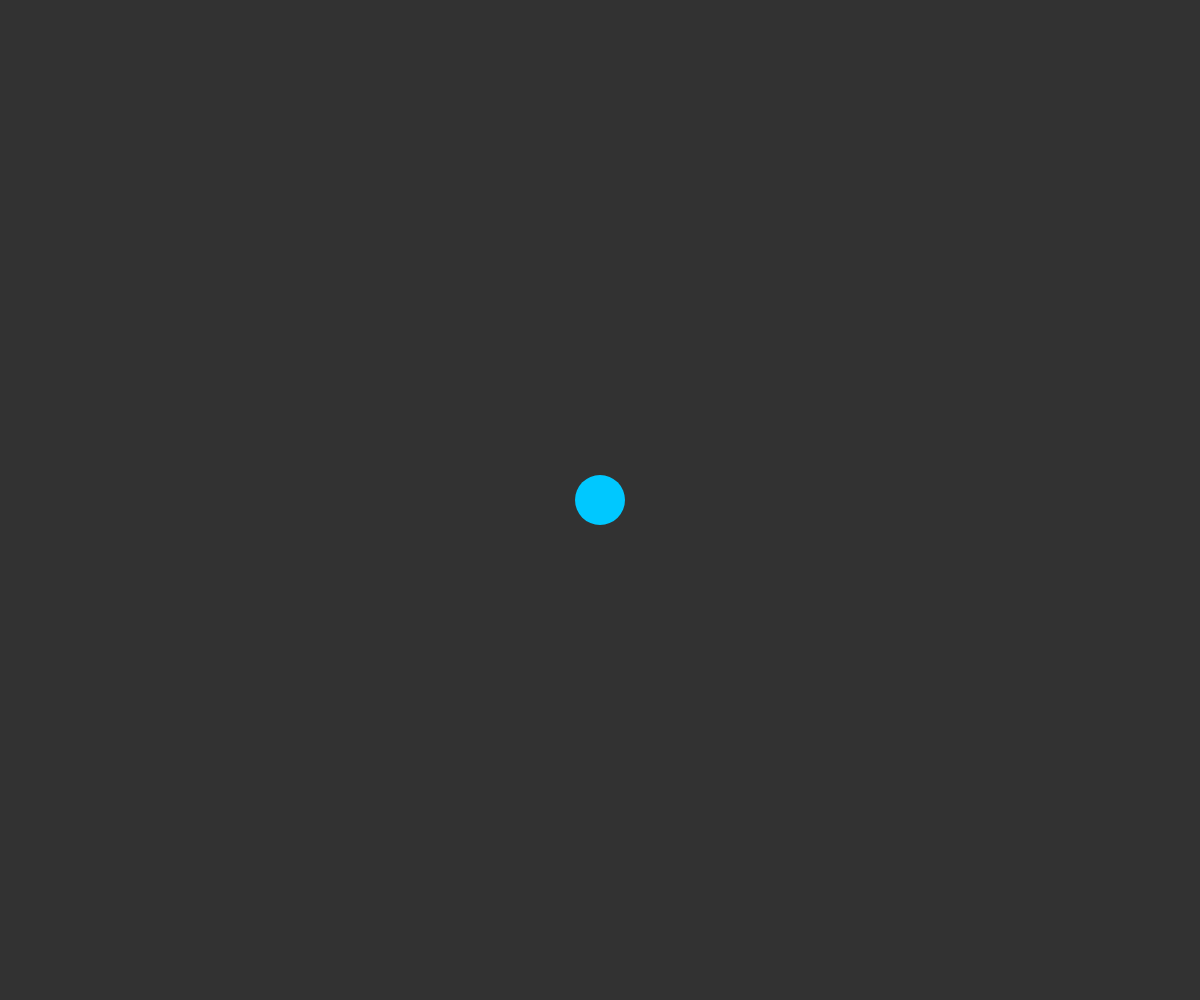
Frame 1 (no input)
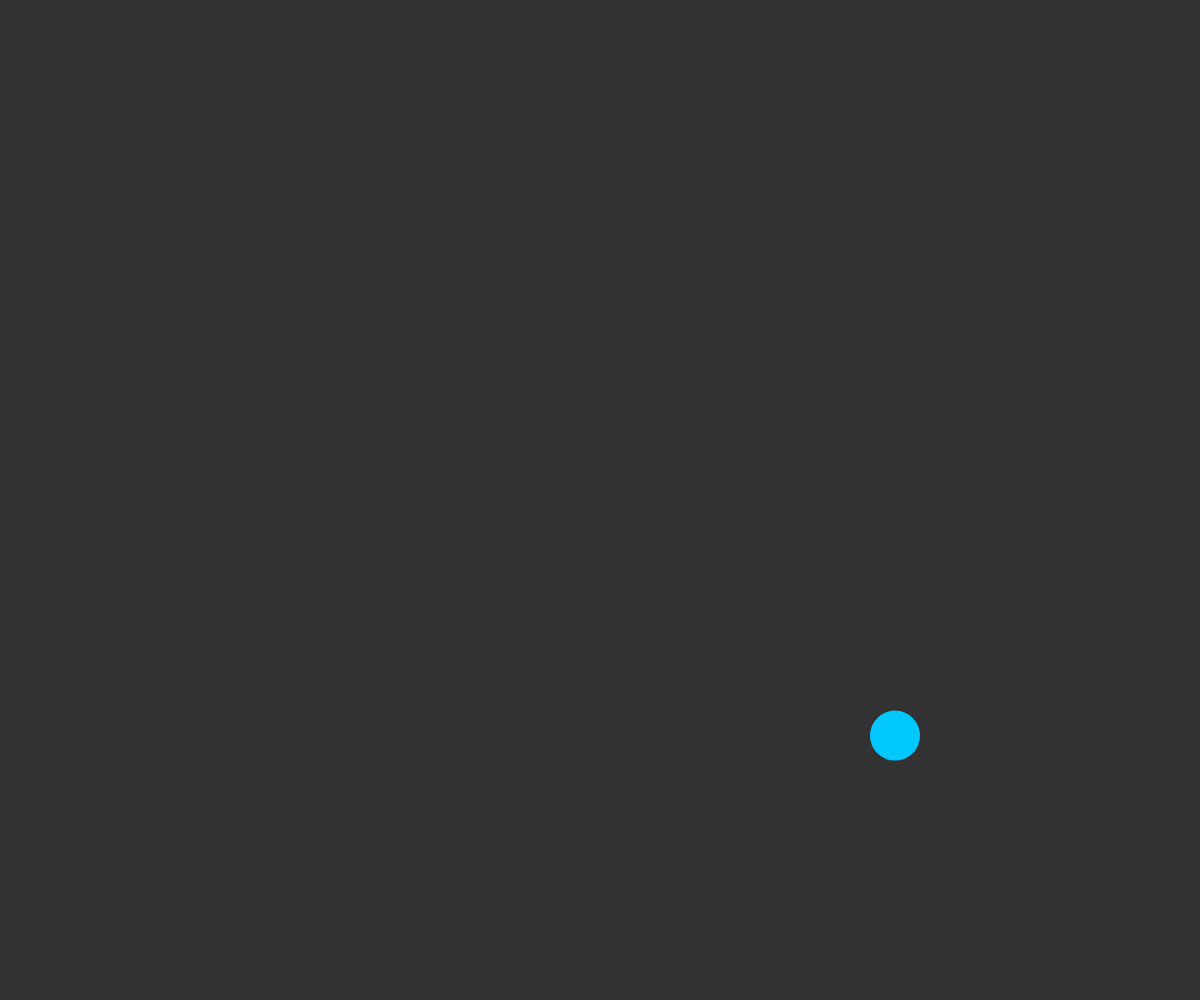
Frame 60 (no input)
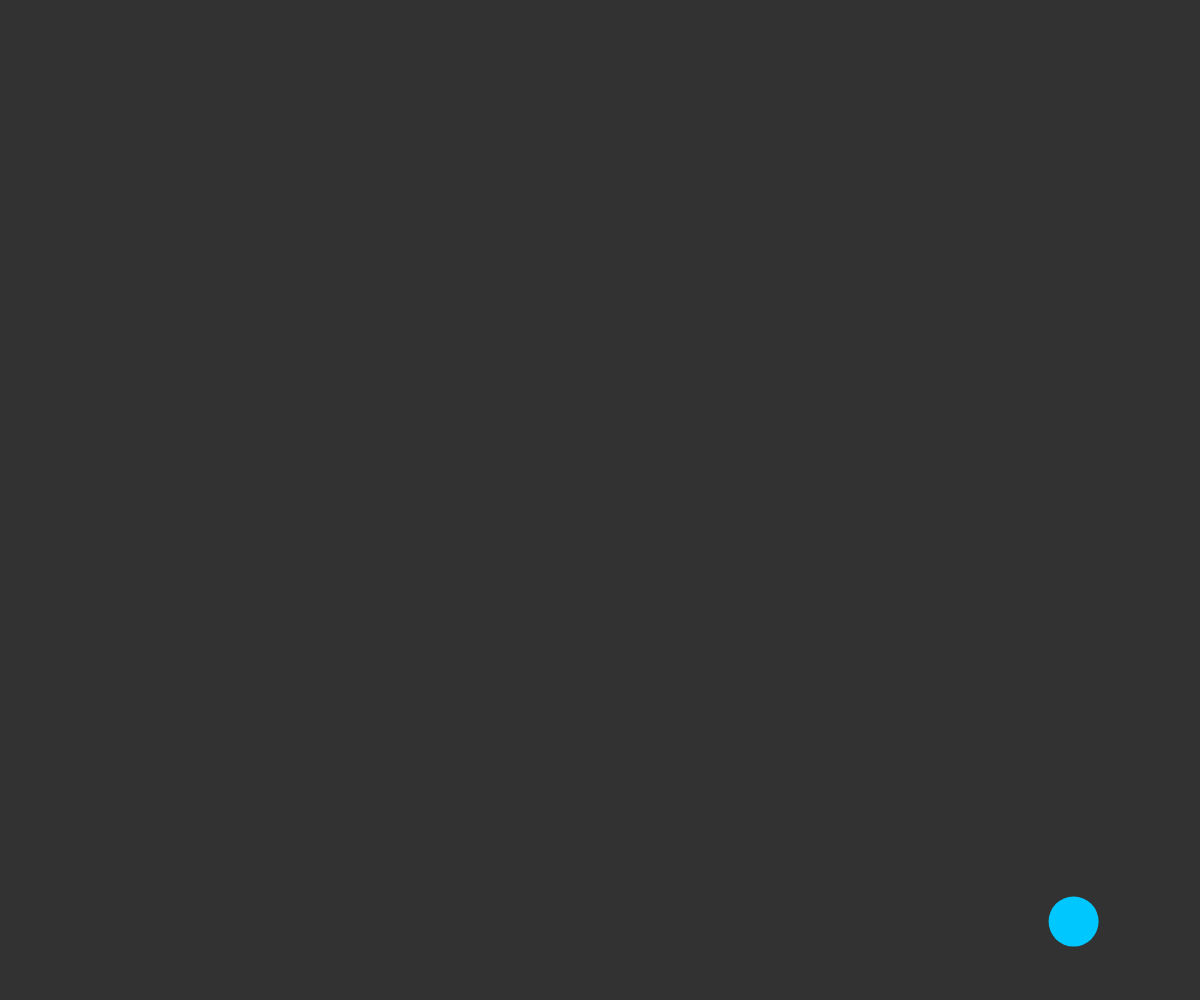
Frame 120 (the mouse pressed at the canvas centre since frame 60)

The p5.js sketch that drew these frames (run headless with seeded random() and noise() and a simulated clock; from frame 60 on, the mouse is pressed at the canvas centre):

// p5.js sketch
// ── sketch.js
let x, y; // Position of the ball
let xSpeed, ySpeed; // Velocity of the ball
let radius = 25;
let gravity = 0.5;
let friction = 0.8; // Indicates the energy lost when the ball hits the floor

function setup() {
  createCanvas(windowWidth, windowHeight);
  x = width / 2;
  y = height / 2;
  xSpeed = 5;
  ySpeed = 2;
}

function draw() {
  background(50);
  
  // To draw the ball
  fill(0, 200, 255);
  noStroke();
  ellipse(x, y, radius * 2);
  
  // Applying gravity to the ball
  ySpeed += gravity;
  x += xSpeed;
  y += ySpeed;
  
  // Bouncing logic (particularly to the floor and walls)
  if (x + radius > width || x - radius < 0) {
    xSpeed *= -1; // Reverses the horizontal direction
  }
  
  if (y + radius > height) {
    y = height - radius;
    ySpeed *= -friction; // Reverses and slows down the ball
  }
  
  // Adding the shake simulation of the ball by mouse movement
  if (movedX > 50 || movedY > 50) {
    shuffleBall();
  }
}
  
  
function shuffleBall() {
  xSpeed = random(-15, 15);
  ySpeed = random(-20, 20);
}

// Adding interaction via mouse movement
function mousePressed() {
    shuffleBall();
}
